Frame 1 (no input): blank canvas, image omitted
Frame 60 (the mouse pressed at the canvas centre just before this capture): blank canvas, image omitted
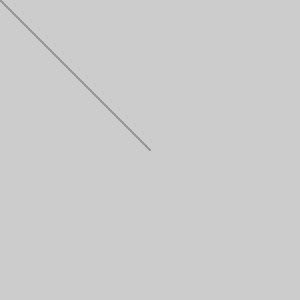
Frame 120 (the mouse held since frame 60 and released just before this capture)

The Processing sketch whose frames 1 and 60 were blank and that drew this single picture after the mouse press (run headless with seeded random() and noise(); from frame 60 on, the mouse is pressed at the canvas centre):

// Processing sketch: processing_183993
// ── processing_183993.pde


void setup() {
size(300,300);
}
 
void draw() {
line(0, 0, mouseX, mouseY);
stroke(mouseX, mouseY, mouseX);
}
